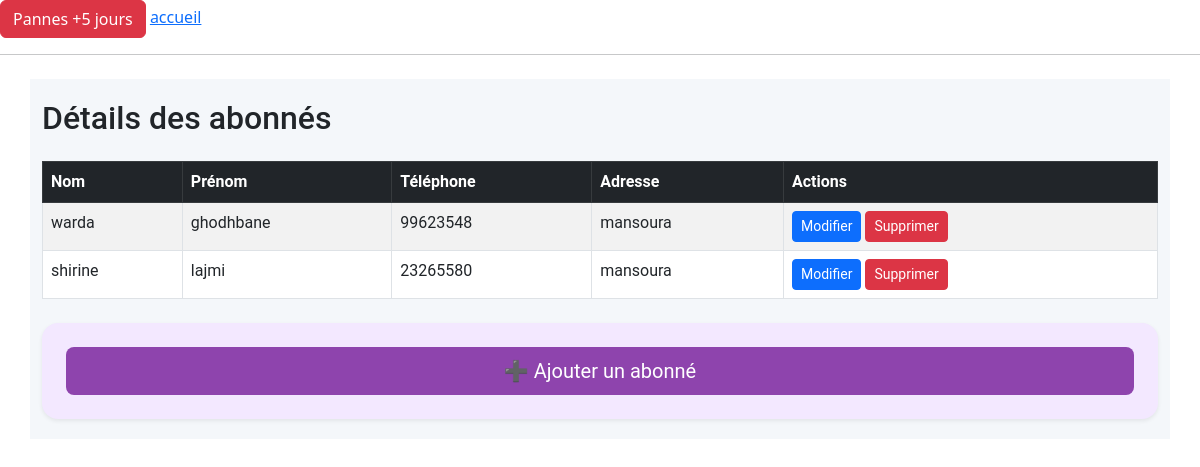
Page /sub/2/abonnes/ on the committed database.
### airponFtth/models.py (models this page shows, shortened)
class Abonne(models.Model):
    sub = models.ForeignKey(Sub, on_delete=models.CASCADE, related_name='abonnes')
    nom = models.CharField(max_length=100)
    prenom = models.CharField(max_length=100)
    numtel = models.CharField(max_length=15)
    adresse = models.CharField(max_length=255)
    email = models.EmailField()

### airponFtth/views.py (the view)
# urls.py: path('sub/<int:sub_id>/abonnes/', views.abonne_list, name='abonne_list'),
def abonne_list(request, sub_id):
    sub = get_object_or_404(Sub, id=sub_id)
    abonnes = sub.abonnes.all()  # Utiliser 'abonnes' comme nom de la relation inverse
    return render(request, 'abonnes/abonne_list.html', {'abonnes': abonnes, 'sub': sub})

### airponFtth/templates/abonnes/abonne_list.html (shortened to what this page needs)
{% extends 'base.html' %}
{% block content %}
<link href="https://cdn.jsdelivr.net/npm/bootstrap@5.3.0/dist/css/bootstrap.min.css" rel="stylesheet">
<div class="container mt-4">
    <h2 class="mb-4">Détails des abonnés</h2>
    <table class="table table-bordered table-striped table-hover">
        <thead class="table-dark">
            <tr>
                <th>Nom</th>
                <th>Prénom</th>
                <th>Téléphone</th>
                <th>Adresse</th>
                <th>Actions</th>
            </tr>
        </thead>
        <tbody>
            {% for abonne in abonnes %}
            <tr>
                <td>{{ abonne.nom }}</td>
                <td>{{ abonne.prenom }}</td>
                <td>{{ abonne.numtel }}</td>
                <td>{{ abonne.adresse }}</td>
                <td>
                   <a href="{% url 'modifier_abonne' abonne.id %}" class="btn btn-sm btn-primary">Modifier</a>
                    <a href="{% url 'supprimer_abonne' sub.id abonne.id %}" class="btn btn-sm btn-danger">Supprimer</a>
                </td>
            </tr>
            {% empty %}
            <tr><td colspan="6" class="text-center">Aucun abonné trouvé.</td></tr>
            {% endfor %}
        </tbody>
    </table>
    <div class="mt-4 p-4 rounded-4 shadow-sm" style="background-color: #f3e8ff;">
        <a href="{% url 'ajouter_abonne' sub.chaine.hub.central.id sub.id %}" class="btn btn-lg w-100 text-white" style="background-color: #8e44ad;">
            ➕ Ajouter un abonné
        </a>
    </div>
</div>
{% endblock %}

### airponFtth/templates/base.html (style rules this page uses)
.container { max-width: 1200px; margin: 0 auto; padding: 20px; font-family: 'Roboto', sans-serif; background-color: #f4f7fa; }

### rows in the picture
Abonne: nom "warda", prenom "ghodhbane", numtel "99623548", adresse "mansoura"
Abonne: nom "shirine", prenom "lajmi", numtel "23265580", adresse "mansoura"
